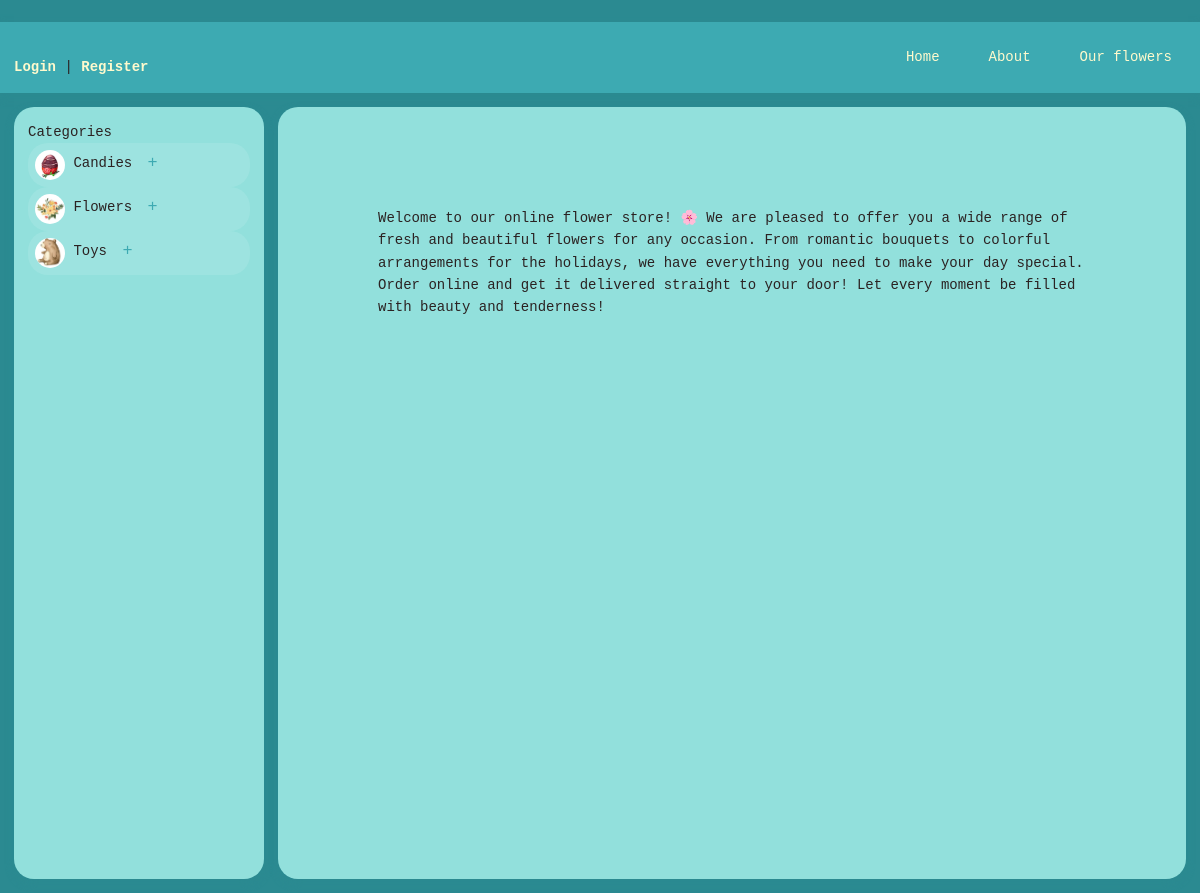
/about, run on the app's committed database.
### products/models.py (models this page shows, shortened)
class Category(models.Model):
    name = models.CharField(max_length=100, verbose_name='Category Name')
    description = models.TextField(blank=True, verbose_name='Category Description')
    image = models.ImageField(
        upload_to='category/',
        blank=True,
        verbose_name='Category Image'
    )
    class Meta:
        verbose_name = 'Category'
        verbose_name_plural = 'Categories'
        ordering = ['name']

### home/views.py (the view)
# urls.py: path('about',views.about, name='about'),
def about(request):
    return render(request,'home/about.html')

### products/context_processors.py (called while the page is built)
def categories(request):
    return {
        'categories': Category.objects.prefetch_related('subcategories').all()
    }

### templates/home/about.html (shortened to what this page needs)
﻿{% extends 'home/layout.html' %}
{% block content %}
<div class="conteiner-text">
    <p>
        Welcome to our online flower store! 🌸
        We are pleased to offer you a wide range of fresh and beautiful flowers for any occasion. From romantic bouquets to colorful arrangements for the holidays, we have everything you need to make your day special. Order online and get it delivered straight to your door! Let every moment be filled with beauty and tenderness!
    </p>
</div>
{% endblock %}

### templates/home/layout.html (shortened to what this page needs)
{% load static %}
{% load cart_filters %}
<!DOCTYPE html>
<html lang="en">
    <head>
        <link rel="stylesheet" href="{% static 'home/css/reset.css' %}">
        <link rel="stylesheet" href="{% static 'home/css/layout.css' %}">
        <link rel="stylesheet" href="https://cdnjs.cloudflare.com/ajax/libs/font-awesome/6.0.0-beta3/css/all.min.css">
    </head>
    <body>
        <header class="header">
            <nav class="nav">
                <div class="auth-links">
                    {% if user.is_authenticated %}
                    <p class="welcome-msg">Welcome, <span class="username">{{ user.username }}</span>! <a
                            href="{% url 'users:logout' %}" class="auth-link">Logout</a></p>
                    {% else %}
                    <p class="auth-options">
                        <a href="{% url 'users:login' %}" class="auth-link">Login</a> |
                        <a href="{% url 'users:registration' %}" class="auth-link">Register</a>
                    </p>
                    {% endif %}
                </div>
                <div class="nav-links">
                    <div class="nav-item">
                        <a href="{% url '' %}" class="nav-link">Home</a>
                    </div>
                    <div class="nav-item">
                        <a href="{% url 'about' %}" class="nav-link">About</a>
                    </div>
                    <div class="nav-item">
                        <a href="{% url 'products' %}" class="nav-link">Our flowers</a>
                    </div>
                </div>
            </nav>
        </header>
        <div class="main-wrapper">
            <aside class="sidebar">
                <div class="categories">
                    <h3 class="categories-title">Categories</h3>
                    <ul class="categories-list">
                        {% for category in categories %}
                        <li class="category-item">
                            <div class="category-header">
                                {% if category.image %}
                                <img class="category-image" src="{{ category.image.url }}" alt="{{ category.name }}" />
                                {% endif %}
                                <a href="{% url 'category_view' category.id %}" class="category-link">{{ category.name}}</a>
                                {% if category.subcategories.all %}
                                <button class="toggle-subcategories">+</button>
                                {% endif %}
                            </div>
                        </li>
                        {% endfor %}
                    </ul>
                </div>
            </aside>
            <main class="main-content">
                {% block content %}
                {% endblock %}
            </main>
        </div>
    </body>
</html>

### static/home/css/layout.css (style rules this page uses)
:root { --primary-color: #3daab2; --secondary-color: #166088; --accent-color: #92e0dc; --background-color: #2b8a91; --text-color: #2b2222; --light-text: lemonchiffon; --border-radius: 20px; --box-shadow: 0 4px 8px #2b8a91; --transition: all 0.3s ease; --error: #d45d79; }
body { font-family:'Courier New', Courier, monospace; color: var(--text-color); background-color: var(--background-color); margin: 0; padding: 0; line-height: 1.6; display: flex; flex-direction: column; min-height: 100vh; }
.header { background-color: var(--primary-color); padding: 1rem; box-shadow: var(--box-shadow); }
.nav { display: flex; justify-content: space-between; align-items: center; flex-wrap: wrap; }
.auth-links { margin-top: 20px; text-align: center; }
.auth-link { color: var(--light-text); text-decoration: none; font-weight: bold; transition: var(--transition); }
.nav-links { display: flex; gap: 1.5rem; }
.nav-link { color: var(--light-text); text-decoration: none; padding: 0.5rem 1rem; border-radius: var(--border-radius); transition: var(--transition); }
.main-wrapper { display: flex; flex: 1; gap: 1rem; padding: 1rem; }
.sidebar { width: 250px; background-color: var(--accent-color); border-radius: var(--border-radius); box-shadow: var(--box-shadow); padding: 1rem; position: sticky; top: 1rem; height: calc(100vh - 2rem); overflow-y: auto; flex-shrink: 0; }
.main-content { flex: 1; background-color: var(--accent-color); border-radius: var(--border-radius); box-shadow: var(--box-shadow); overflow-y: auto; height: calc(100vh - 2rem); }
.conteiner-text { margin-top: 20px; margin: 100px; align-items: center; }
.category-image { width: 30px; height: 30px; border-radius: 50%; object-fit: cover; }
.category-header { align-items: center; gap: 0.5rem; cursor: pointer; padding: 0.5rem; border-radius: var(--border-radius); background-color: rgba(255, 255, 255, 0.1); transition: var(--transition); }
.toggle-subcategories { background: none; border: none; color: var(--primary-color); font-size: 1.2rem; cursor: pointer; width: 24px; height: 24px; border-radius: 50%; transition: var(--transition); }

### data on the page
Category: image (picture), name "Candies"
Category: image (picture), name "Flowers"
Category: image (picture), name "Toys"
